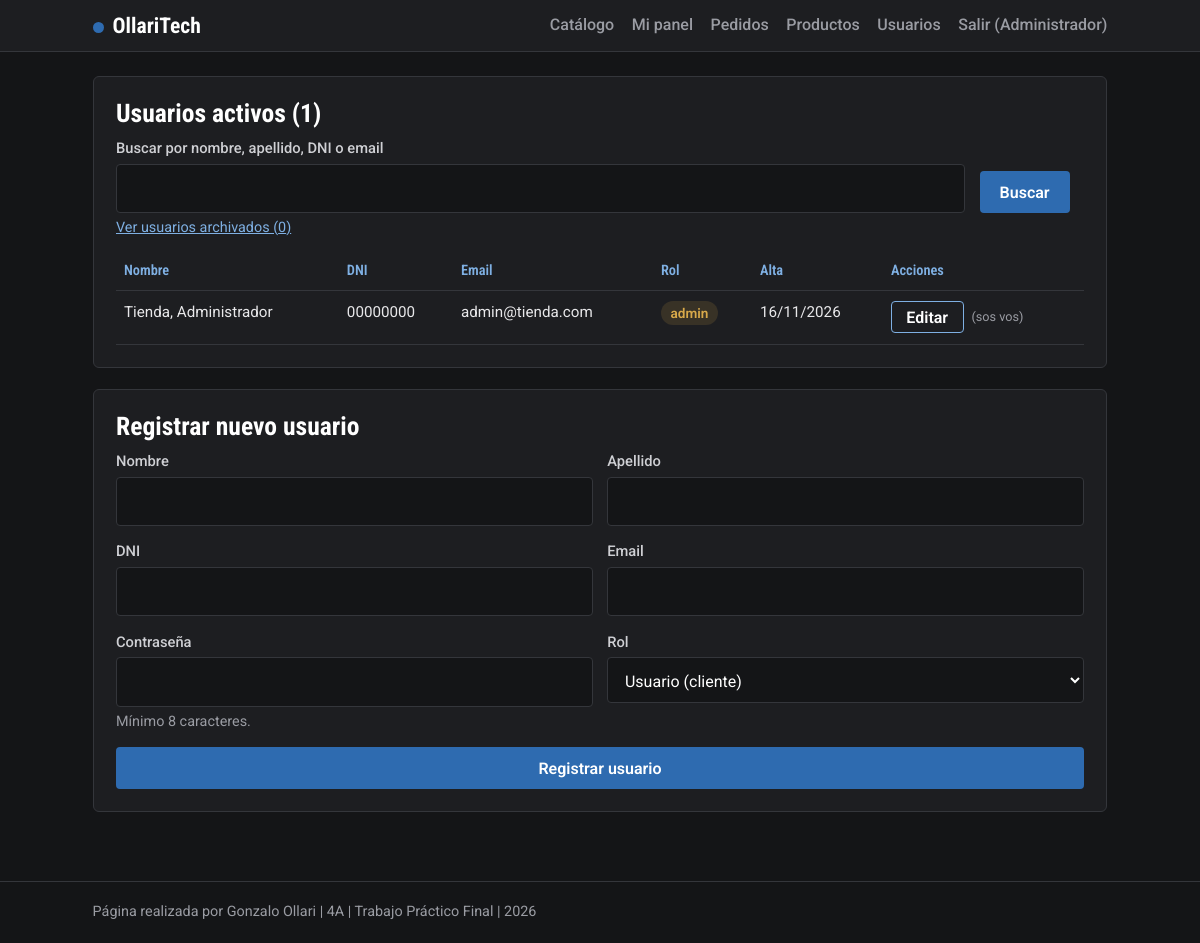
Page /admin_usuarios.php (signed in) on the committed database.
### tables this page shows
CREATE TABLE IF NOT EXISTS usuarios (
   
  id INT UNSIGNED AUTO_INCREMENT PRIMARY KEY,
  nombre VARCHAR(80) NOT NULL,
  apellido VARCHAR(80) NOT NULL,
   
  dni VARCHAR(20) NOT NULL UNIQUE,
  email VARCHAR(254) NOT NULL UNIQUE,
   
  password_hash VARCHAR(255) NOT NULL,
   
  rol ENUM('usuario','admin') NOT NULL DEFAULT 'usuario',
   
  creado_en TIMESTAMP DEFAULT CURRENT_TIMESTAMP,
   
  archivado_en TIMESTAMP NULL DEFAULT NULL
);

### admin_usuarios.php (the view, shortened to what this page needs)
<?php
require_once __DIR__ . '/conexion.php';
$v = ['nombre' => '', 'apellido' => '', 'dni' => '', 'email' => '', 'rol' => 'usuario'];
$q = trim($_GET['q'] ?? '');
$sql = 'SELECT id, nombre, apellido, dni, email, rol, creado_en FROM usuarios WHERE archivado_en IS NULL';
$par = [];
$st = $conexion->prepare($sql . ' ORDER BY apellido, nombre LIMIT 500');
$st->execute($par);
$usuarios = $st->fetchAll();
$nArchivados = (int)$conexion->query('SELECT COUNT(*) FROM usuarios WHERE archivado_en IS NOT NULL')->fetchColumn();
cabecera('Usuarios'); ?>
<section class="panel">
  <h2>Usuarios activos (<?= count($usuarios) ?>)</h2>
  <form class="f" method="get" style="grid-template-columns:3fr auto auto;align-items:end">
    <div><label for="q">Buscar por nombre, apellido, DNI o email</label><input id="q" name="q" value="<?= e($q) ?>"></div>
    <button type="submit">Buscar</button>
  </form>
  <p class="ayuda"><a href="usuarios_archivados.php">Ver usuarios archivados (<?= $nArchivados ?>)</a></p>
  <div class="tabla" style="margin-top:.8rem"><table>
    <tr><th>Nombre</th><th>DNI</th><th>Email</th><th>Rol</th><th>Alta</th><th>Acciones</th></tr>
    <?php foreach ($usuarios as $u): ?>
    <tr>
      <td><?= e($u['apellido'] . ', ' . $u['nombre']) ?></td>
      <td><?= e($u['dni']) ?></td>
      <td><?= e($u['email']) ?></td>
      <td><span class="etq <?= $u['rol'] === 'admin' ? 'pendiente' : '' ?>"><?= e($u['rol']) ?></span></td>
      <td><?= e(date('d/m/Y', strtotime($u['creado_en']))) ?></td>
      <td><div class="fila">
        <a class="btn chico sec" href="editar_usuario.php?id=<?= (int)$u['id'] ?>">Editar</a>
        <?php if ((int)$u['id'] === (int)$_SESSION['uid']): ?>
          <small>(sos vos)</small>
        <?php endif; ?>
      </div></td>
    </tr>
    <?php endforeach; if (!$usuarios): ?><tr><td colspan="6">No se encontraron usuarios activos.</td></tr><?php endif; ?>
  </table></div>
</section>
<section class="panel">
  <h2>Registrar nuevo usuario</h2>
  <form class="f" method="post">
    <div class="dos">
      <div><label for="n-nombre">Nombre</label><input id="n-nombre" name="nombre" required maxlength="80" value="<?= e($v['nombre']) ?>"></div>
      <div><label for="n-apellido">Apellido</label><input id="n-apellido" name="apellido" required maxlength="80" value="<?= e($v['apellido']) ?>"></div>
    </div>
    <div class="dos">
      <div><label for="n-dni">DNI</label><input id="n-dni" name="dni" required inputmode="numeric" value="<?= e($v['dni']) ?>"></div>
      <div><label for="n-email">Email</label><input id="n-email" type="email" name="email" required value="<?= e($v['email']) ?>"></div>
    </div>
    <div class="dos">
      <div><label for="n-pass">Contraseña</label><input id="n-pass" type="password" name="password" required minlength="8" autocomplete="new-password"><p class="ayuda">Mínimo 8 caracteres.</p></div>
      <div><label for="n-rol">Rol</label>
        <select id="n-rol" name="rol">
          <option value="usuario" <?= $v['rol'] === 'usuario' ? 'selected' : '' ?>>Usuario (cliente)</option>
        </select></div>
    </div>
    <button type="submit">Registrar usuario</button>
  </form>
</section>

### css/estilos.css (style rules this page uses)
:root { --fondo: #141517; --panel: #1d1e21; --panel2: #26272b; --linea: #34363b; --tinta: #e8e8ea; --gris: #9a9ca3; --azul: #2e6bb0; --azul2: #7fb0e3; --ok: #6fbf8b; --mal: #e57d75; --aviso: #d8a94a; }
* { box-sizing: border-box; }
body { margin: 0; font: 16px/1.55 Roboto,system-ui,sans-serif; color: var(--tinta); background: var(--fondo); min-height: 100vh; display: flex; flex-direction: column; }
h1, h2, h3 { font-family: 'Roboto Condensed',Roboto,sans-serif; line-height: 1.1; margin: 0 0 .6rem; color: #fff; }
h2 { font-size: 1.6rem; }
a { color: var(--azul2); }
.btn, button { background: var(--azul); color: #fff; border: 0; border-radius: 4px; padding: .7rem 1.25rem; font: 600 1rem Roboto,sans-serif; cursor: pointer; text-decoration: none; display: inline-block; }
.btn.chico { padding: .35rem .9rem; box-shadow: none; }
.btn.sec { background: transparent; color: #fff; border: 1px solid var(--azul2); box-shadow: none; }
.panel { background: var(--panel); border: 1px solid var(--linea); border-radius: 6px; padding: 1.4rem; margin-bottom: 1.3rem; }
form.f { display: grid; gap: .9rem; }
form.f .dos { display: grid; gap: .9rem; grid-template-columns: 1fr 1fr; }
label { font-weight: 500; font-size: .92rem; display: block; margin-bottom: .25rem; color: #cfd0d4; }
input, select, textarea { width: 100%; padding: .7rem .8rem; border: 1px solid var(--linea); border-radius: 4px; font: inherit; background: var(--fondo); color: #fff; color-scheme: dark; }
::placeholder { color: #7a7c83; }
.ayuda { color: var(--gris); font-size: .9rem; margin: .25rem 0 0; }
table { width: 100%; border-collapse: collapse; font-size: .95rem; }
th, td { text-align: left; padding: .65rem .5rem; border-bottom: 1px solid var(--linea); vertical-align: top; }
th { font: 600 .9rem 'Roboto Condensed',sans-serif; color: var(--azul2); }
small { color: var(--gris); }
.tabla { overflow-x: auto; scrollbar-width: thin; scrollbar-color: var(--linea) var(--fondo); }
.etq { display: inline-block; padding: .1rem .6rem; border-radius: 99px; background: var(--panel2); font-size: .85rem; font-weight: 600; color: var(--gris); }
.etq.pendiente { background: rgba(216,169,74,.14); color: var(--aviso); }
.fila { display: flex; flex-wrap: wrap; align-items: center; gap: .5rem; }

### rows in the picture
usuarios: apellido+nombre "Tienda, Administrador", dni "00000000", email "admin@tienda.com", rol "admin", creado_en "16/11/2026", shows "(sos vos)"

### other values in the picture
TIENDA_NOMBRE "OllariTech"
$_SESSION['nombre'] "Administrador"
count($usuarios) "1"
$nArchivados "0"
